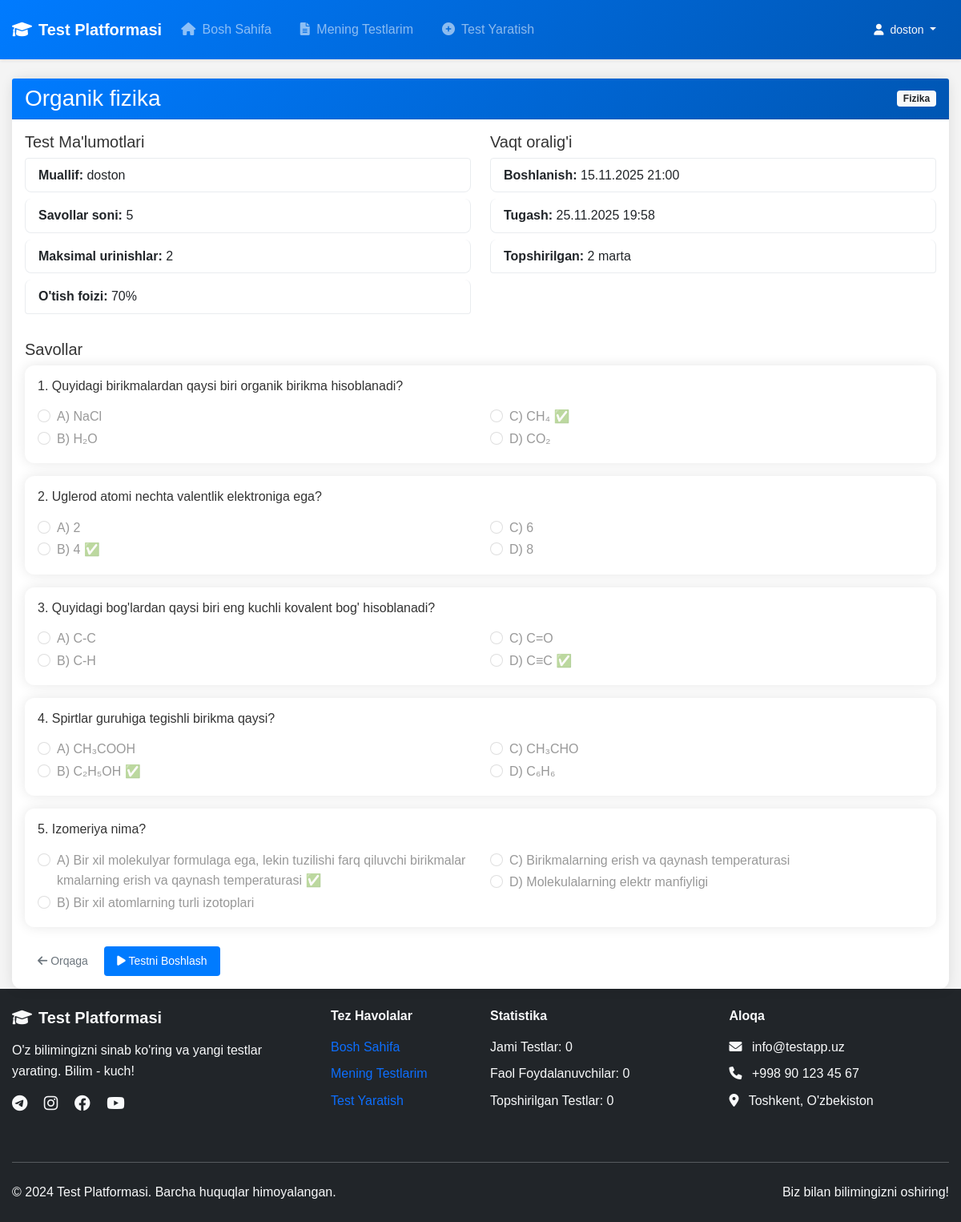
Screenshot of /test/3/detail/ (signed in) with the database file from the repository.
### main/models.py (models this page shows, shortened)
class Test(models.Model):
    author = models.ForeignKey(User, on_delete=models.CASCADE)
    category = models.ForeignKey(Category, on_delete=models.CASCADE)
    title = models.CharField(max_length=200)
    maximum_attempts = models.PositiveBigIntegerField()
    start_date = models.DateTimeField(default=timezone.now)
    end_date = models.DateTimeField(default=timezone.now() + datetime.timedelta(days=10))
    pass_percentage = models.PositiveBigIntegerField()

class Category(models.Model):
    name = models.CharField(max_length=100)

class Question(models.Model):
    test = models.ForeignKey(Test, on_delete=models.CASCADE)
    question = models.CharField(max_length=300)
    a = models.CharField(max_length=200)
    b = models.CharField(max_length=200)
    c = models.CharField(max_length=200)
    d = models.CharField(max_length=200)
    true_answer = models.CharField(max_length=1, help_text="Enter the correct option (a/b/c/d)")

### main/views.py (the view)
# urls.py: path('test/<int:test_id>/detail/', views.test_detail, name='test_detail'),  # <- QO'SHING
@login_required(login_url='login')
def test_detail(request, test_id):
    test = get_object_or_404(Test, id=test_id, author=request.user)
    questions = Question.objects.filter(test=test)
    context = {
        'test': test,
        'questions': questions,
    }
    return render(request, 'test_detail.html', context)

### templates/test_detail.html (shortened to what this page needs)
{% extends "base.html" %}
{% block content %}
<div class="container mt-4">
    <div class="card">
        <div class="card-header bg-primary text-white">
            <div class="d-flex justify-content-between align-items-center">
                <h3 class="mb-0">{{ test.title }}</h3>
                <span class="badge bg-light text-dark">{{ test.category.name }}</span>
            </div>
        </div>
        <div class="card-body">
            <div class="row mb-4">
                <div class="col-md-6">
                    <h5>Test Ma'lumotlari</h5>
                    <ul class="list-group">
                        <li class="list-group-item">
                            <strong>Muallif:</strong> {{ test.author.username }}
                        </li>
                        <li class="list-group-item">
                            <strong>Savollar soni:</strong> {{ test.question_set.count }}
                        </li>
                        <li class="list-group-item">
                            <strong>Maksimal urinishlar:</strong> {{ test.maximum_attempts }}
                        </li>
                        <li class="list-group-item">
                            <strong>O'tish foizi:</strong> {{ test.pass_percentage }}%
                        </li>
                    </ul>
                </div>
                <div class="col-md-6">
                    <h5>Vaqt oralig'i</h5>
                    <ul class="list-group">
                        <li class="list-group-item">
                            <strong>Boshlanish:</strong> {{ test.start_date|date:"d.m.Y H:i" }}
                        </li>
                        <li class="list-group-item">
                            <strong>Tugash:</strong> {{ test.end_date|date:"d.m.Y H:i" }}
                        </li>
                        <li class="list-group-item">
                            <strong>Topshirilgan:</strong> {{ test.checktest_set.count }} marta
                        </li>
                    </ul>
                </div>
            </div>
            <h5>Savollar</h5>
            {% for question in questions %}
            <div class="card mb-3">
                <div class="card-body">
                    <h6>{{ forloop.counter }}. {{ question.question }}</h6>
                    <div class="row mt-3">
                        <div class="col-md-6">
                            <div class="form-check">
                                <input class="form-check-input" type="radio" disabled>
                                <label class="form-check-label">
                                    A) {{ question.a }}
                                    {% if question.true_answer == 'a' %} ✅{% endif %}
                                </label>
                            </div>
                            <div class="form-check">
                                <input class="form-check-input" type="radio" disabled>
                                <label class="form-check-label">
                                    B) {{ question.b }}
                                    {% if question.true_answer == 'b' %} ✅{% endif %}
                                </label>
                            </div>
                        </div>
                        <div class="col-md-6">
                            <div class="form-check">
                                <input class="form-check-input" type="radio" disabled>
                                <label class="form-check-label">
                                    C) {{ question.c }}
                                    {% if question.true_answer == 'c' %} ✅{% endif %}
                                </label>
                            </div>
                            <div class="form-check">
                                <input class="form-check-input" type="radio" disabled>
                                <label class="form-check-label">
                                    D) {{ question.d }}
                                    {% if question.true_answer == 'd' %} ✅{% endif %}
                                </label>
                            </div>
                        </div>
                    </div>
                </div>
            </div>
            {% endfor %}
            <div class="mt-4">
                <a href="{% url 'my_tests' %}" class="btn btn-outline-secondary">
                    <i class="fas fa-arrow-left"></i> Orqaga
                </a>
                <a href="{% url 'ready_to_test' test.id %}" class="btn btn-primary">
                    <i class="fas fa-play"></i> Testni Boshlash
                </a>
            </div>
        </div>
    </div>
</div>
{% endblock content %}

### templates/base.html (shortened to what this page needs)
{% load static %}
<!DOCTYPE html>
<html lang="en">
<head>
    <link href="https://cdn.jsdelivr.net/npm/bootstrap@5.1.3/dist/css/bootstrap.min.css" rel="stylesheet">
    <link href="https://cdnjs.cloudflare.com/ajax/libs/font-awesome/6.0.0/css/all.min.css" rel="stylesheet">
    <link rel="stylesheet" type="text/css" href="{% static 'style.css' %}">
</head>
<body class="d-flex flex-column min-vh-100">
    <nav class="navbar navbar-expand-lg navbar-dark bg-primary shadow-sm">
        <div class="container">
            <a class="navbar-brand fw-bold" href="/">
                <i class="fas fa-graduation-cap me-2"></i>Test Platformasi
            </a>
            <div class="collapse navbar-collapse" id="navbarContent">
                <ul class="navbar-nav me-auto">
                    <li class="nav-item">
                        <a class="nav-link" href="{% url 'index' %}">
                            <i class="fas fa-home me-1"></i> Bosh Sahifa
                        </a>
                    </li>
                    {% if user.is_authenticated %}
                    <li class="nav-item">
                        <a class="nav-link" href="{% url 'my_tests' %}">
                            <i class="fas fa-file-alt me-1"></i> Mening Testlarim
                        </a>
                    </li>
                    <li class="nav-item">
                        <a class="nav-link" href="{% url 'create_test' %}">
                            <i class="fas fa-plus-circle me-1"></i> Test Yaratish
                        </a>
                    </li>
                    {% endif %}
                </ul>
                <div class="d-flex align-items-center">
                    {% if user.is_authenticated %}
                    <div class="dropdown">
                        <button class="btn btn-outline-light dropdown-toggle" type="button" data-bs-toggle="dropdown">
                            <i class="fas fa-user me-1"></i> {{ user.username }}
                        </button>
                    </div>
                    {% endif %}
                </div>
            </div>
        </div>
    </nav>
    <main class="flex-grow-1">
        {% block content %}
        {% endblock content %}
    </main>
    <footer class="bg-dark text-light py-4 mt-auto">
        <div class="container">
            <div class="row">
                <div class="col-lg-4 col-md-6 mb-4">
                    <h5 class="fw-bold mb-3">
                        <i class="fas fa-graduation-cap me-2"></i>Test Platformasi
                    </h5>
                    <p class="text-light-50">
                        O'z bilimingizni sinab ko'ring va yangi testlar yarating.
                        Bilim - kuch!
                    </p>
                    <div class="social-links">
                        <a href="#" class="text-light me-3"><i class="fab fa-telegram fa-lg"></i></a>
                        <a href="#" class="text-light me-3"><i class="fab fa-instagram fa-lg"></i></a>
                        <a href="#" class="text-light me-3"><i class="fab fa-facebook fa-lg"></i></a>
                        <a href="#" class="text-light"><i class="fab fa-youtube fa-lg"></i></a>
                    </div>
                </div>
                <div class="col-lg-2 col-md-6 mb-4">
                    <h6 class="fw-bold mb-3">Tez Havolalar</h6>
                    <ul class="list-unstyled">
                        <li class="mb-2">
                            <a href="{% url 'index' %}" class="text-light-50 text-decoration-none">Bosh Sahifa</a>
                        </li>
                        {% if user.is_authenticated %}
                        <li class="mb-2">
                            <a href="{% url 'my_tests' %}" class="text-light-50 text-decoration-none">Mening Testlarim</a>
                        </li>
                        <li class="mb-2">
                            <a href="{% url 'create_test' %}" class="text-light-50 text-decoration-none">Test Yaratish</a>
                        </li>
                        {% endif %}
                    </ul>
                </div>
                <div class="col-lg-3 col-md-6 mb-4">
                    <h6 class="fw-bold mb-3">Statistika</h6>
                    <ul class="list-unstyled">
                        <li class="mb-2">
                            <span class="text-light-50">Jami Testlar: {% if total_tests_count %}{{ total_tests_count }}{% else %}0{% endif %}</span>
                        </li>
                        <li class="mb-2">
                            <span class="text-light-50">Faol Foydalanuvchilar: {% if active_users_count %}{{ active_users_count }}{% else %}0{% endif %}</span>
                        </li>
                        <li class="mb-2">
                            <span class="text-light-50">Topshirilgan Testlar: {% if completed_tests_count %}{{ completed_tests_count }}{% else %}0{% endif %}</span>
                        </li>
                    </ul>
                </div>
                <div class="col-lg-3 col-md-6 mb-4">
                    <h6 class="fw-bold mb-3">Aloqa</h6>
                    <ul class="list-unstyled">
                        <li class="mb-2">
                            <i class="fas fa-envelope me-2"></i>
                            <span class="text-light-50">info@testapp.uz</span>
                        </li>
                        <li class="mb-2">
                            <i class="fas fa-phone me-2"></i>
                            <span class="text-light-50">+998 90 123 45 67</span>
                        </li>
                        <li class="mb-2">
                            <i class="fas fa-map-marker-alt me-2"></i>
                            <span class="text-light-50">Toshkent, O'zbekiston</span>
                        </li>
                    </ul>
                </div>
            </div>
            <hr class="bg-light my-4">
            <div class="row align-items-center">
                <div class="col-md-6 text-center text-md-start">
                    <p class="mb-0 text-light-50">
                        &copy; 2024 Test Platformasi. Barcha huquqlar himoyalangan.
                    </p>
                </div>
                <div class="col-md-6 text-center text-md-end">
                    <p class="mb-0 text-light-50">
                        Biz bilan bilimingizni oshiring!
                    </p>
                </div>
            </div>
        </div>
    </footer>
</body>
</html>

### static/style.css (style rules this page uses)
* { margin: 0; padding: 0; box-sizing: border-box; }
body { font-family: Arial, sans-serif; line-height: 1.6; background-color: #f4f4f4; color: #333; }
.navbar { background: white; padding: 1rem 0; box-shadow: 0 2px 4px rgba(0,0,0,0.1); }
.container { max-width: 1200px; margin: 0 auto; padding: 0 15px; }
.navbar-nav { list-style: none; display: flex; gap: 20px; }
.nav-link { text-decoration: none; color: #333; padding: 8px 16px; border-radius: 4px; }
.btn { padding: 8px 16px; text-decoration: none; border-radius: 4px; border: none; cursor: pointer; font-size: 14px; }
.btn-primary { background: #007bff; color: white; }
p { margin-bottom: 15px; }
.card { border: none; box-shadow: 0 0 15px rgba(0,0,0,0.1); border-radius: 12px; }
.list-group-item { border: 1px solid #e9ecef; margin-bottom: 8px; border-radius: 8px; transition: all 0.3s ease; }
.bg-primary { background: linear-gradient(135deg, #007bff, #0056b3) !important; }

### templates/base.html (style rules this page uses)
html, body { height: 100%; margin: 0; padding: 0; }
body { display: flex; flex-direction: column; min-height: 100vh; }
main { flex: 1; }
footer { margin-top: auto; }

### rows the page displays
Test: title "Organik fizika", category.name "Fizika", author.username "doston", question_set.count "5", maximum_attempts "2", pass_percentage "70", start_date "15.11.2025 21:00", end_date "25.11.2025 19:58", checktest_set.count "2"
Question: question "Quyidagi birikmalardan qaysi biri organik birikma hisoblanadi?", a "NaCl", b "H₂O", c "CH₄", d "CO₂"
Question: question "Uglerod atomi nechta valentlik elektroniga ega?", a "2", b "4", c "6", d "8"
Question: question "Quyidagi bog'lardan qaysi biri eng kuchli kovalent bog' hisoblanadi?", a "C-C", b "C-H", c "C=O", d "C≡C"
Question: question "Spirtlar guruhiga tegishli birikma qaysi?", a "CH₃COOH", b "C₂H₅OH", c "CH₃CHO", d "C₆H₆"
Question: question "Izomeriya nima?", a "Bir xil molekulyar formulaga ega, lekin tuzilishi farq qiluvchi birikmalar kmalarning erish va qaynash temperaturasi", b "Bir xil atomlarning turli izotoplari", c "Birikmalarning erish va qaynash temperaturasi", d "Molekulalarning elektr manfiyligi"

### other values shown
{{ user.username }} "doston"
